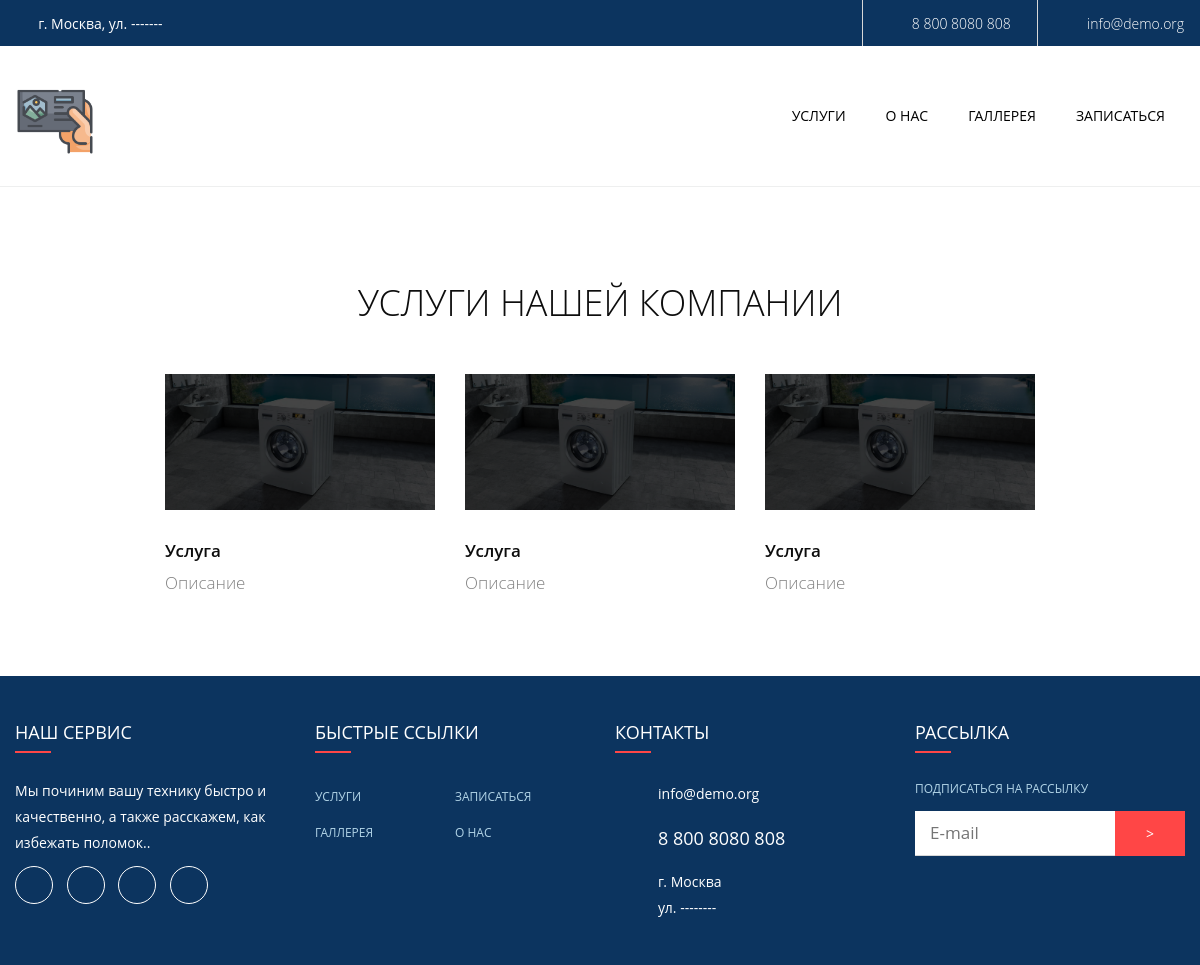
Page /services/ on the committed database.
### TverWashApp/models.py (models this page shows, shortened)
class Services(models.Model):
    name = models.CharField(max_length=30, verbose_name='Название услуги')
    image = models.ImageField(verbose_name='Фото', upload_to='TverWashApp/static/img/', null=False)
    about = models.TextField(max_length=1000, verbose_name='Описание')
    class Meta:
        verbose_name = 'Услуги'
        verbose_name_plural = 'Услуги'
        ordering = ['id']

### TverWashApp/views.py (the view, shortened to what this page needs)
# urls.py: path('services/', All_Servises.as_view(), name='services'),
class All_Servises(ListView):
    queryset = Services.objects.all()
    context_object_name = 'services'
    template_name = "TverWashApp/services.html"

### TverWashApp/templates/TverWashApp/services.html (shortened to what this page needs)
{% extends 'TverWashApp/index.html' %}
{% load static %}
{% block content %}
      <hr>
      <section class="section-md bg-white">
        <div class="shell">
          <h3>Услуги нашей компании</h3>
          <div class="range range-xs-center text-sm-left range-50">
            {% for service in services %}
            <div class="cell-sm-6 cell-md-4 cell-lg-3">
              <div class="thumbnail-variant-4">
                <img src="{{ service.image.url }}" alt="" width="270" height="200"/>
                <div class="caption"><a class="link link-default title-thumbnail">{{ service.name }}</a>
                  <p class="text-thumbnail">{{ service.about }}
                  </p>
                </div>
              </div>
            </div>
            {% endfor %}
        </div>
      </section>
      {% endblock content %}

### rows in the picture
Services: image (picture), name "Услуга", about "Описание"
Services: image (picture), name "Услуга", about "Описание"
Services: image (picture), name "Услуга", about "Описание"
